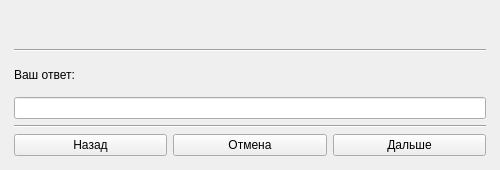
<?xml version="1.0" encoding="UTF-8"?>
<ui version="4.0">
 <class>MainWindow</class>
 <widget class="QMainWindow" name="MainWindow">
  <property name="geometry">
   <rect>
    <x>0</x>
    <y>0</y>
    <width>500</width>
    <height>170</height>
   </rect>
  </property>
  <property name="windowTitle">
   <string/>
  </property>
  <property name="windowIcon">
   <iconset>
    <normaloff>ЛогоПроект.png</normaloff>ЛогоПроект.png</iconset>
  </property>
  <widget class="QWidget" name="centralwidget">
   <layout class="QGridLayout" name="gridLayout">
    <item row="0" column="2">
     <spacer name="horizontalSpacer_2">
      <property name="orientation">
       <enum>Qt::Horizontal</enum>
      </property>
      <property name="sizeType">
       <enum>QSizePolicy::Fixed</enum>
      </property>
      <property name="sizeHint" stdset="0">
       <size>
        <width>5</width>
        <height>5</height>
       </size>
      </property>
     </spacer>
    </item>
    <item row="0" column="1">
     <layout class="QVBoxLayout" name="verticalLayout_2">
      <property name="sizeConstraint">
       <enum>QLayout::SetDefaultConstraint</enum>
      </property>
      <item>
       <widget class="QLabel" name="label">
        <property name="font">
         <font>
          <family>Open Sans Light</family>
          <pointsize>10</pointsize>
         </font>
        </property>
        <property name="layoutDirection">
         <enum>Qt::LeftToRight</enum>
        </property>
        <property name="inputMethodHints">
         <set>Qt::ImhNone</set>
        </property>
        <property name="text">
         <string/>
        </property>
        <property name="wordWrap">
         <bool>true</bool>
        </property>
       </widget>
      </item>
      <item>
       <widget class="Line" name="line_2">
        <property name="orientation">
         <enum>Qt::Horizontal</enum>
        </property>
       </widget>
      </item>
      <item>
       <widget class="QLabel" name="label_2">
        <property name="text">
         <string>Ваш ответ:</string>
        </property>
       </widget>
      </item>
      <item>
       <widget class="QLineEdit" name="lineEdit">
        <property name="autoFillBackground">
         <bool>false</bool>
        </property>
       </widget>
      </item>
      <item>
       <widget class="Line" name="line">
        <property name="orientation">
         <enum>Qt::Horizontal</enum>
        </property>
       </widget>
      </item>
      <item>
       <layout class="QHBoxLayout" name="horizontalLayout">
        <item>
         <widget class="QPushButton" name="pushButton_back">
          <property name="text">
           <string>Назад</string>
          </property>
         </widget>
        </item>
        <item>
         <widget class="QPushButton" name="pushButton_cancel">
          <property name="text">
           <string>Отмена</string>
          </property>
         </widget>
        </item>
        <item>
         <widget class="QPushButton" name="pushButton_next">
          <property name="text">
           <string>Дальше</string>
          </property>
         </widget>
        </item>
       </layout>
      </item>
      <item>
       <spacer name="verticalSpacer_2">
        <property name="orientation">
         <enum>Qt::Vertical</enum>
        </property>
        <property name="sizeType">
         <enum>QSizePolicy::Fixed</enum>
        </property>
        <property name="sizeHint" stdset="0">
         <size>
          <width>5</width>
          <height>5</height>
         </size>
        </property>
       </spacer>
      </item>
     </layout>
    </item>
    <item row="0" column="0">
     <spacer name="horizontalSpacer">
      <property name="orientation">
       <enum>Qt::Horizontal</enum>
      </property>
      <property name="sizeType">
       <enum>QSizePolicy::Fixed</enum>
      </property>
      <property name="sizeHint" stdset="0">
       <size>
        <width>5</width>
        <height>5</height>
       </size>
      </property>
     </spacer>
    </item>
   </layout>
  </widget>
 </widget>
 <resources/>
 <connections/>
</ui>
